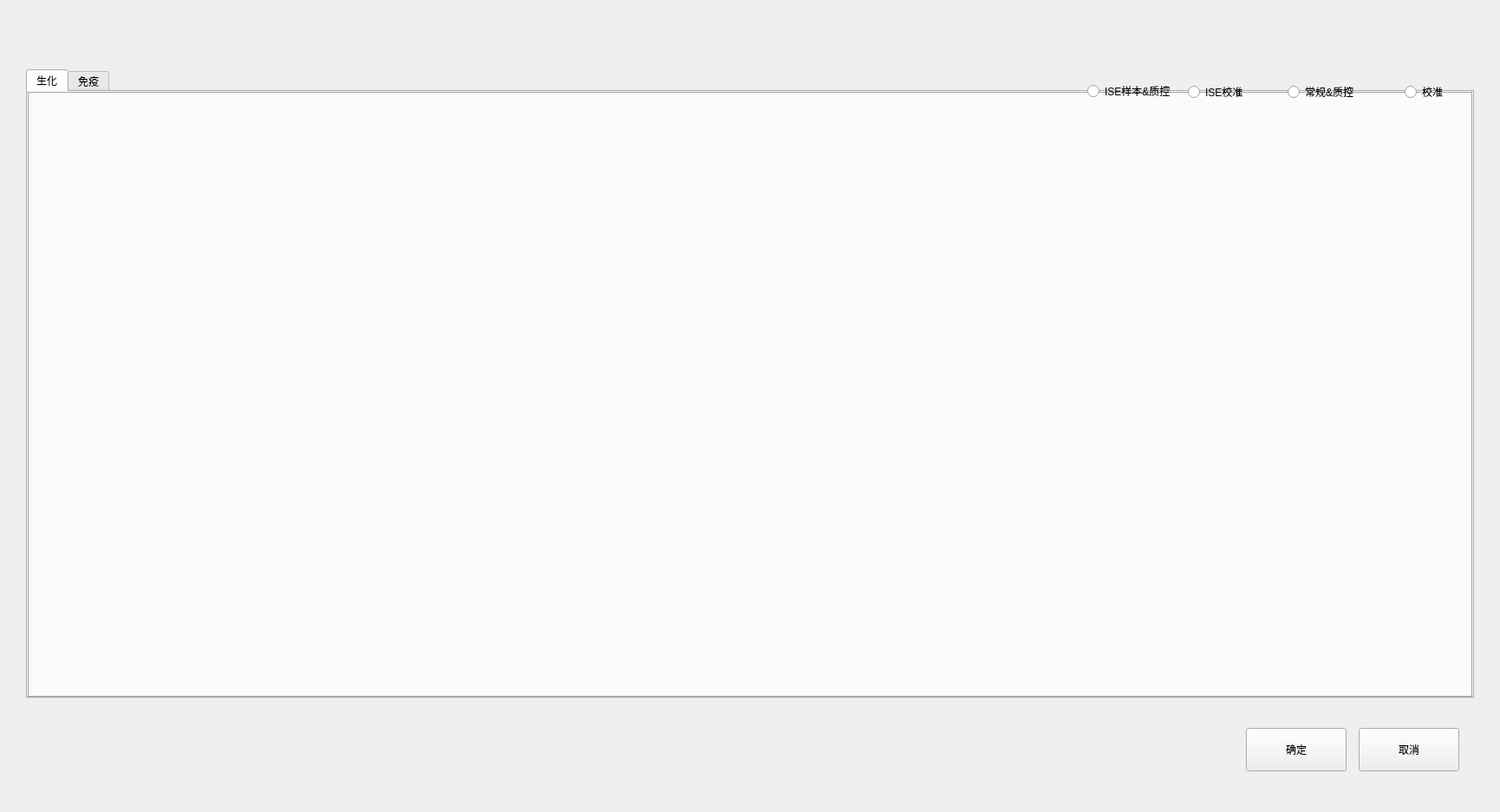
<?xml version="1.0" encoding="UTF-8"?>
<ui version="4.0">
 <class>ExportSetDlg</class>
 <widget class="BaseDlg" name="ExportSetDlg">
  <property name="geometry">
   <rect>
    <x>0</x>
    <y>0</y>
    <width>1730</width>
    <height>937</height>
   </rect>
  </property>
  <property name="windowTitle">
   <string>ExportSetDlg</string>
  </property>
  <widget class="QPushButton" name="save_btn">
   <property name="geometry">
    <rect>
     <x>1437</x>
     <y>840</y>
     <width>116</width>
     <height>50</height>
    </rect>
   </property>
   <property name="text">
    <string>确定</string>
   </property>
   <property name="buttons" stdset="0">
    <string>btn_dlg</string>
   </property>
  </widget>
  <widget class="QPushButton" name="cancel_btn">
   <property name="geometry">
    <rect>
     <x>1567</x>
     <y>840</y>
     <width>116</width>
     <height>50</height>
    </rect>
   </property>
   <property name="text">
    <string>取消</string>
   </property>
   <property name="buttons" stdset="0">
    <string>btn_dlg</string>
   </property>
  </widget>
  <widget class="QTabWidget" name="tabWidget">
   <property name="geometry">
    <rect>
     <x>30</x>
     <y>80</y>
     <width>1670</width>
     <height>726</height>
    </rect>
   </property>
   <property name="acceptDrops">
    <bool>false</bool>
   </property>
   <property name="currentIndex">
    <number>0</number>
   </property>
   <property name="tabs" stdset="0">
    <string>sub</string>
   </property>
   <widget class="QFrame" name="tab_ch">
    <property name="styleSheet">
     <string notr="true">QFrame#tab_ch
{
	border:1px solid #a4a4a4;
}</string>
    </property>
    <attribute name="title">
     <string>生化</string>
    </attribute>
    <layout class="QGridLayout" name="gridLayout">
     <item row="0" column="0">
      <widget class="QStackedWidget" name="stackedWidget">
       <property name="minimumSize">
        <size>
         <width>917</width>
         <height>638</height>
        </size>
       </property>
       <property name="maximumSize">
        <size>
         <width>1671</width>
         <height>701</height>
        </size>
       </property>
       <widget class="QWidget" name="page_iseSamAndQc">
        <property name="minimumSize">
         <size>
          <width>917</width>
          <height>638</height>
         </size>
        </property>
        <property name="maximumSize">
         <size>
          <width>1671</width>
          <height>701</height>
         </size>
        </property>
       </widget>
       <widget class="QWidget" name="page_iseCali">
        <property name="minimumSize">
         <size>
          <width>917</width>
          <height>638</height>
         </size>
        </property>
        <property name="maximumSize">
         <size>
          <width>1671</width>
          <height>701</height>
         </size>
        </property>
       </widget>
       <widget class="QWidget" name="page_normalAndQc">
        <property name="minimumSize">
         <size>
          <width>917</width>
          <height>638</height>
         </size>
        </property>
        <property name="maximumSize">
         <size>
          <width>1671</width>
          <height>701</height>
         </size>
        </property>
       </widget>
       <widget class="QWidget" name="page_cali">
        <property name="minimumSize">
         <size>
          <width>917</width>
          <height>638</height>
         </size>
        </property>
        <property name="maximumSize">
         <size>
          <width>1671</width>
          <height>701</height>
         </size>
        </property>
       </widget>
      </widget>
     </item>
    </layout>
   </widget>
   <widget class="QFrame" name="tab_im">
    <property name="styleSheet">
     <string notr="true">QFrame#tab_im
{
	border:1px solid #a4a4a4;
}</string>
    </property>
    <attribute name="title">
     <string>免疫</string>
    </attribute>
   </widget>
  </widget>
  <widget class="QWidget" name="rabtn_widget" native="true">
   <property name="geometry">
    <rect>
     <x>530</x>
     <y>80</y>
     <width>1171</width>
     <height>51</height>
    </rect>
   </property>
   <layout class="QHBoxLayout" name="horizontalLayout_2">
    <property name="spacing">
     <number>15</number>
    </property>
    <item>
     <spacer name="horizontalSpacer_2">
      <property name="orientation">
       <enum>Qt::Horizontal</enum>
      </property>
      <property name="sizeHint" stdset="0">
       <size>
        <width>40</width>
        <height>20</height>
       </size>
      </property>
     </spacer>
    </item>
    <item>
     <widget class="QRadioButton" name="rabtn_iseSamAndQc">
      <property name="text">
       <string>ISE样本&amp;&amp;质控</string>
      </property>
     </widget>
    </item>
    <item>
     <widget class="QRadioButton" name="rabtn_iseCali">
      <property name="minimumSize">
       <size>
        <width>100</width>
        <height>30</height>
       </size>
      </property>
      <property name="text">
       <string>ISE校准</string>
      </property>
     </widget>
    </item>
    <item>
     <widget class="QRadioButton" name="rabtn_normalAndQc">
      <property name="minimumSize">
       <size>
        <width>120</width>
        <height>30</height>
       </size>
      </property>
      <property name="text">
       <string>常规&amp;&amp;质控</string>
      </property>
     </widget>
    </item>
    <item>
     <widget class="QRadioButton" name="rbtn_cali">
      <property name="minimumSize">
       <size>
        <width>70</width>
        <height>30</height>
       </size>
      </property>
      <property name="text">
       <string>校准</string>
      </property>
     </widget>
    </item>
   </layout>
  </widget>
 </widget>
 <layoutdefault spacing="6" margin="11"/>
 <customwidgets>
  <customwidget>
   <class>BaseDlg</class>
   <extends>QWidget</extends>
   <header>basedlg.h</header>
   <container>1</container>
  </customwidget>
 </customwidgets>
 <resources/>
 <connections/>
</ui>
